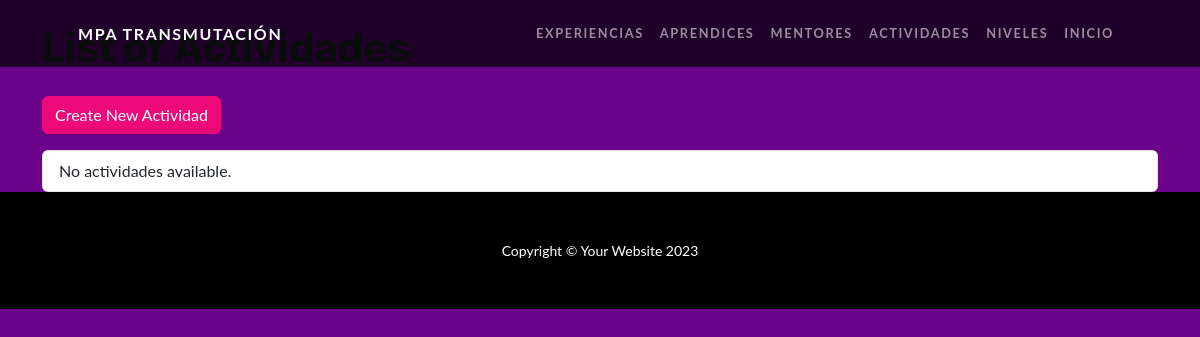
/actividades/, run on an earlier commit of the app's database.
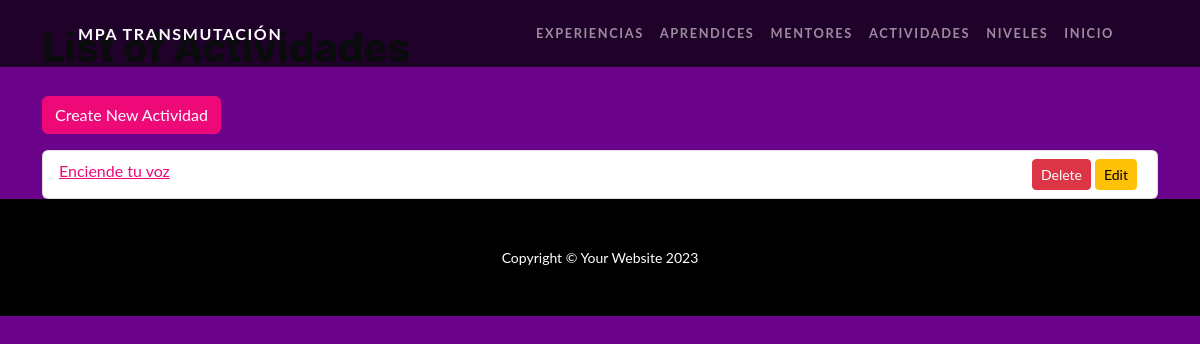
And on a later commit of the database.
### myapp1/models.py (models this page shows, shortened)
class Actividad(models.Model):
    nombre = models.CharField(max_length=30)
    fecha_de_entrega = models.DateField()
    nivel = models.ForeignKey('NivelDeAprendizaje', on_delete=models.CASCADE, related_name='actividades')  # Si decides tener un modelo separado para niveles de aprendizaje
    experiencia = models.ForeignKey(Experiencia, on_delete=models.CASCADE, related_name='actividades')
    aprendiz = models.ForeignKey(Aprendiz, on_delete=models.CASCADE, related_name='actividades')

### myapp1/views.py (the view)
# urls.py: path('actividades/', views.actividad_list, name='actividad_list'),
def actividad_list(request):
    actividades = Actividad.objects.all()
    return render(request, 'myapp1/actividad_list.html', {'actividades': actividades})

### myapp1/templates/myapp1/actividad_list.html (shortened to what this page needs)
{% extends "myapp1/base.html" %}
{% block content %}
<div class="container">
    <h1 class="my-4">List of Actividades</h1>
    <a class="btn btn-primary mb-3" href="{% url 'actividad_create' %}">Create New Actividad</a>
    <ul class="list-group">
        {% for actividad in actividades %}
        <li class="list-group-item">
            <a href="{% url 'actividad_detail' actividad.pk %}">{{ actividad.nombre }}</a>
            <a class="btn btn-warning btn-sm float-end mx-1" href="{% url 'actividad_update' actividad.pk %}">Edit</a>
            <a class="btn btn-danger btn-sm float-end" href="{% url 'actividad_delete' actividad.pk %}">Delete</a>
        </li>
        {% empty %}
        <li class="list-group-item">No actividades available.</li>
        {% endfor %}
    </ul>
</div>
{% endblock %}

What changed in the data, as far as the page shows it:
added Actividad: nombre "Enciende tu voz"
Also different on the page:
text no longer shown: "No actividades available."
